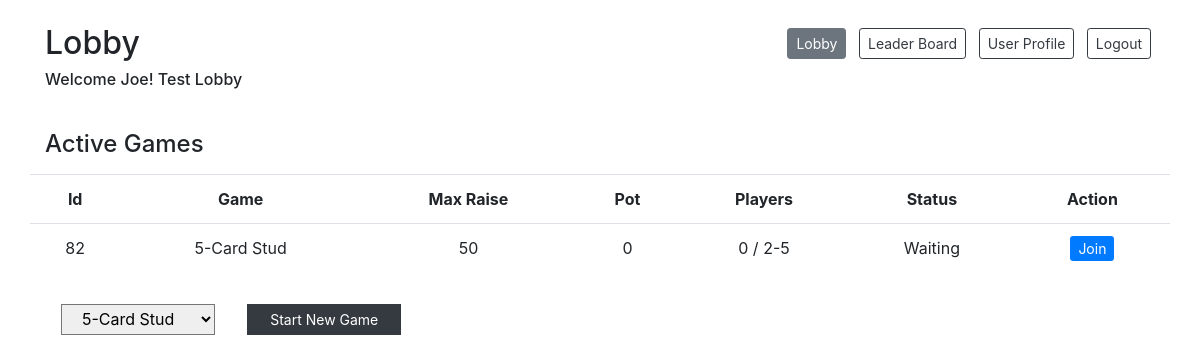
The app's page /lobby (signed in) with its own data.
### models.py (models this page shows)
class User(db.Model):
    __tablename__ = "users"
    id = db.Column(db.Integer, primary_key=True)
    user_name = db.Column(db.String(255))
    email = db.Column(db.String(255))
    password = db.Column(db.String(255))
    balance = db.Column(db.Integer)
    photo = db.Column(db.BLOB)
    current_game_id = db.Column(db.Integer, db.ForeignKey("games.id"), nullable=True)  # is null if not currently in a game
    current_game = db.relationship("Game", foreign_keys=[current_game_id], backref="game_users")
    created_at = db.Column(db.DateTime, server_default=func.now())
    updated_at = db.Column(db.DateTime, server_default=func.now(), onupdate=func.now())

class GameType(db.Model):
    __tablename__ = "game_types"
    id = db.Column(db.Integer, primary_key=True)
    game_name = db.Column(db.String(255))
    time_limit = db.Column(db.Integer)
    min_players = db.Column(db.Integer)
    max_players = db.Column(db.Integer)
    ante = db.Column(db.Integer)
    max_raise = db.Column(db.Integer)
    rounds = db.relationship("GameRound", back_populates="game_type")
    created_at = db.Column(db.DateTime, server_default=func.now())
    updated_at = db.Column(db.DateTime, server_default=func.now(), onupdate=func.now())

### controller.py (the view)
def lobby():
    if 'user_id' in session:
        user = getUser(session['user_id'])
        if user:
            if user.current_game_id:  # user is in a game
                game = getGame(user.current_game_id)
                if game.game_status == 1:  # game is playing
                    return redirect('/card-table')
                elif game.game_status == 2:  # game is completed
                    removePlayerFromGame(user, user.current_game_id)
            lobbyInfo = getLobbyInfo(user)
            return render_template('lobby.html', user = lobbyInfo['user'], games = lobbyInfo['games'], game_types = lobbyInfo['game_types'])
    return redirect('/login-registration')

### utilities.py (called while the page is built)
def getUser(user_id):
    user = User.query.get(user_id)
    return user

def getActiveGames():
    active_games = Game.query.filter(or_(Game.game_status == 0, Game.game_status == 1)).all()
    return active_games  # return game info

def getGameTypes():
    game_types = GameType.query.all()
    return game_types  # return game types

def getNumNonExitedPlayers(game_id):
    num_players = User.query.filter_by(current_game_id=game_id).count()
    return num_players

def getNumRounds(game_id):
    game = Game.query.get(game_id)
    num_rounds = GameRound.query.filter_by(game_type_id=game.game_type_id).count()
    return num_rounds

### templates/lobby.html (shortened to what this page needs)
<!DOCTYPE html>
<html lang="en">
<head>
    <link href="https://stackpath.bootstrapcdn.com/bootstrap/4.4.1/css/bootstrap.min.css" rel="stylesheet">
</head>
<body>
    <div class="container bg-white">
        <div class="row justify-content-between mt-4 mb-2">
            <div class="col-auto">
                <h2>Lobby</h2>
                <h6>Welcome {{user.user_name}}! Test Lobby</h6>
            </div>
            <div class="col-auto">
                <a href="#" class="inactive col-auto btn btn-secondary btn-sm mx-1 mt-1 mb-3">Lobby</a>
                <a href="/leaderboard" class="col-auto btn btn-outline-dark btn-sm mx-1 mt-1 mb-3">Leader Board</a>
                <a href="/user-profile" class="col-auto btn btn-outline-dark btn-sm mx-1 mt-1 mb-3">User Profile</a>
                <a href="/logout-action" class="col-auto btn btn-outline-dark btn-sm mx-1 mt-1 mb-3">Logout</a>
            </div>
        </div>
        <div class="row pt-4">
            <h4 class="col-12 pb-2">Active Games</h4>
            {% if games %}
            <table class="table table-fixed text-center table-hover">
                <tr>
                    <th>Id</th>
                    <th>Game</th>
                    <th>Max Raise</th>
                    <th>Pot</th>
                    <th>Players</th>
                    <th>Status</th>
                    <th>Action</th>
                    {% for game in games %}
                            <td>{{game.id}}</td>
                            <td>{{game.game_name}}</td>
                            <td>{{game.max_raise}}</td>
                            <td>{{game.pot}}</td>
                            <td>{{game.num_players}} / {{game.min_players}}-{{game.max_players}}</td>
                            {% if game.game_status == 0 or game.game_status == 1 %}
                                <td>{% if game.game_status == 0 %}Waiting
                                    {% else %}Rnd {{game.round_num}} / {{game.num_rounds}}
                                    {% endif %}
                                </td>
                                {% if user.current_game_id == game.id %}
                                <td><a href="/lobby/leave-game/{{game.id}}" class="button btn-sm btn-primary">Leave</a></td>
                                {% elif not user.current_game_id: %}
                                <td><a href="/lobby/join-game/{{game.id}}" class="button btn-sm btn-primary">Join</a></td>
                                {% else %}
                                <td></td>
                                {% endif %}
                            {% else %}
                                <td>Done</td>
                                <td></td>
                            {% endif %}
                        </tr>
                    {% endfor %}
            </table>
            {% else %}
            <h6>No active games</h6>
            {% endif %}
        </div>
        {% if not user.current_game_id %}
        <form action="/lobby/new-game" method="post" class="col-5 pt-3">
            <div class="row">
                <select type="text" name="game_type_id" class="input-sm col-4 rounded-0 px-3 mx-3" required>
                    {% for game_type in game_types %}
                        <option value="{{game_type.id}}">{{game_type.game_name}}</option>
                    {% endfor %}
                </select>
                <button type="submit" class="col-4 btn btn-dark btn-sm btn-block rounded-0 ml-3">Start New Game</button>
            </div>
        </form>
        {% endif %}
    </div>
</body>
</html>

### records on screen
User: user_name "Joe"
GameType: id "82", game_name "5-Card Stud", max_raise "50", pot "0", num_players "0", min_players "2", max_players "5"

### other values on screen
form field game_type_id "5-Card Stud"
